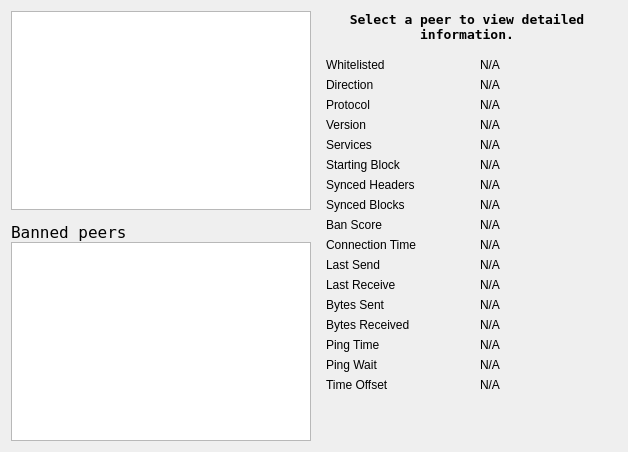
     <widget class="QWidget" name="tab_peers">
      <attribute name="title">
       <string>&amp;Peers</string>
      </attribute>
      <layout class="QGridLayout" name="gridLayout_2">
       <item row="0" column="0" rowspan="2">
        <layout class="QVBoxLayout" name="verticalLayout_101">
         <property name="spacing">
          <number>0</number>
         </property>
         <item>
          <widget class="QTableView" name="peerWidget">
           <property name="horizontalScrollBarPolicy">
            <enum>Qt::ScrollBarAsNeeded</enum>
           </property>
           <property name="sortingEnabled">
            <bool>true</bool>
           </property>
           <attribute name="horizontalHeaderHighlightSections">
            <bool>false</bool>
           </attribute>
          </widget>
         </item>
         <item>
          <widget class="QLabel" name="banHeading">
           <property name="sizePolicy">
            <sizepolicy hsizetype="Preferred" vsizetype="Minimum">
             <horstretch>0</horstretch>
             <verstretch>0</verstretch>
            </sizepolicy>
           </property>
           <property name="minimumSize">
            <size>
             <width>300</width>
             <height>32</height>
            </size>
           </property>
           <property name="maximumSize">
            <size>
             <width>16777215</width>
             <height>32</height>
            </size>
           </property>
           <property name="font">
            <font>
             <family>Andale Mono</family>
             <pointsize>12</pointsize>
            </font>
           </property>
           <property name="cursor">
            <cursorShape>IBeamCursor</cursorShape>
           </property>
           <property name="text">
            <string>Banned peers</string>
           </property>
           <property name="alignment">
            <set>Qt::AlignBottom|Qt::AlignLeading|Qt::AlignLeft</set>
           </property>
           <property name="wordWrap">
            <bool>true</bool>
           </property>
           <property name="textInteractionFlags">
            <set>Qt::NoTextInteraction</set>
           </property>
          </widget>
         </item>
         <item>
          <widget class="QTableView" name="banlistWidget">
           <property name="sizePolicy">
            <sizepolicy hsizetype="Expanding" vsizetype="Expanding">
             <horstretch>0</horstretch>
             <verstretch>0</verstretch>
            </sizepolicy>
           </property>
           <property name="horizontalScrollBarPolicy">
            <enum>Qt::ScrollBarAsNeeded</enum>
           </property>
           <property name="sortingEnabled">
            <bool>true</bool>
           </property>
           <attribute name="horizontalHeaderHighlightSections">
            <bool>false</bool>
           </attribute>
          </widget>
         </item>
        </layout>
       </item>
       <item row="0" column="1">
        <widget class="QLabel" name="peerHeading">
         <property name="sizePolicy">
          <sizepolicy hsizetype="Preferred" vsizetype="Minimum">
           <horstretch>0</horstretch>
           <verstretch>0</verstretch>
          </sizepolicy>
         </property>
         <property name="minimumSize">
          <size>
           <width>300</width>
           <height>32</height>
          </size>
         </property>
         <property name="font">
          <font>
           <family>Andale Mono</family>
           <pointsize>10</pointsize>
           <weight>75</weight>
           <bold>true</bold>
          </font>
         </property>
         <property name="cursor">
          <cursorShape>IBeamCursor</cursorShape>
         </property>
         <property name="text">
          <string>Select a peer to view detailed information.</string>
         </property>
         <property name="alignment">
          <set>Qt::AlignCenter</set>
         </property>
         <property name="wordWrap">
          <bool>true</bool>
         </property>
         <property name="textInteractionFlags">
          <set>Qt::LinksAccessibleByMouse|Qt::TextSelectableByKeyboard|Qt::TextSelectableByMouse</set>
         </property>
        </widget>
       </item>
       <item row="1" column="1">
        <widget class="QWidget" name="detailWidget" native="true">
         <property name="minimumSize">
          <size>
           <width>300</width>
           <height>0</height>
          </size>
         </property>
         <layout class="QGridLayout" name="gridLayout_3">
          <item row="0" column="0">
           <widget class="QLabel" name="label_30">
            <property name="text">
             <string>Whitelisted</string>
            </property>
           </widget>
          </item>
          <item row="0" column="2">
           <widget class="QLabel" name="peerWhitelisted">
            <property name="cursor">
             <cursorShape>IBeamCursor</cursorShape>
            </property>
            <property name="text">
             <string>N/A</string>
            </property>
            <property name="textFormat">
             <enum>Qt::PlainText</enum>
            </property>
            <property name="textInteractionFlags">
             <set>Qt::LinksAccessibleByMouse|Qt::TextSelectableByKeyboard|Qt::TextSelectableByMouse</set>
            </property>
           </widget>
          </item>
          <item row="1" column="0">
           <widget class="QLabel" name="label_23">
            <property name="text">
             <string>Direction</string>
            </property>
           </widget>
          </item>
          <item row="1" column="2">
           <widget class="QLabel" name="peerDirection">
            <property name="cursor">
             <cursorShape>IBeamCursor</cursorShape>
            </property>
            <property name="text">
             <string>N/A</string>
            </property>
            <property name="textFormat">
             <enum>Qt::PlainText</enum>
            </property>
            <property name="textInteractionFlags">
             <set>Qt::LinksAccessibleByMouse|Qt::TextSelectableByKeyboard|Qt::TextSelectableByMouse</set>
            </property>
           </widget>
          </item>
          <item row="2" column="0">
           <widget class="QLabel" name="label_21">
            <property name="text">
             <string>Protocol</string>
            </property>
           </widget>
          </item>
          <item row="2" column="2">
           <widget class="QLabel" name="peerVersion">
            <property name="cursor">
             <cursorShape>IBeamCursor</cursorShape>
            </property>
            <property name="text">
             <string>N/A</string>
            </property>
            <property name="textFormat">
             <enum>Qt::PlainText</enum>
            </property>
            <property name="textInteractionFlags">
             <set>Qt::LinksAccessibleByMouse|Qt::TextSelectableByKeyboard|Qt::TextSelectableByMouse</set>
            </property>
           </widget>
          </item>
          <item row="3" column="0">
           <widget class="QLabel" name="label_28">
            <property name="text">
             <string>Version</string>
            </property>
           </widget>
          </item>
          <item row="3" column="2">
           <widget class="QLabel" name="peerSubversion">
            <property name="cursor">
             <cursorShape>IBeamCursor</cursorShape>
            </property>
            <property name="text">
             <string>N/A</string>
            </property>
            <property name="textFormat">
             <enum>Qt::PlainText</enum>
            </property>
            <property name="textInteractionFlags">
             <set>Qt::LinksAccessibleByMouse|Qt::TextSelectableByKeyboard|Qt::TextSelectableByMouse</set>
            </property>
           </widget>
          </item>
          <item row="4" column="0">
           <widget class="QLabel" name="label_4">
            <property name="text">
             <string>Services</string>
            </property>
           </widget>
          </item>
          <item row="4" column="2">
           <widget class="QLabel" name="peerServices">
            <property name="cursor">
             <cursorShape>IBeamCursor</cursorShape>
            </property>
            <property name="text">
             <string>N/A</string>
            </property>
            <property name="textFormat">
             <enum>Qt::PlainText</enum>
            </property>
            <property name="textInteractionFlags">
             <set>Qt::LinksAccessibleByMouse|Qt::TextSelectableByKeyboard|Qt::TextSelectableByMouse</set>
            </property>
           </widget>
          </item>
          <item row="5" column="0">
           <widget class="QLabel" name="label_29">
            <property name="text">
             <string>Starting Block</string>
            </property>
           </widget>
          </item>
          <item row="5" column="2">
           <widget class="QLabel" name="peerHeight">
            <property name="cursor">
             <cursorShape>IBeamCursor</cursorShape>
            </property>
            <property name="text">
             <string>N/A</string>
            </property>
            <property name="textFormat">
             <enum>Qt::PlainText</enum>
            </property>
            <property name="textInteractionFlags">
             <set>Qt::LinksAccessibleByMouse|Qt::TextSelectableByKeyboard|Qt::TextSelectableByMouse</set>
            </property>
           </widget>
          </item>
          <item row="6" column="0">
           <widget class="QLabel" name="label_27">
            <property name="text">
             <string>Synced Headers</string>
            </property>
           </widget>
          </item>
          <item row="6" column="2">
           <widget class="QLabel" name="peerSyncHeight">
            <property name="cursor">
             <cursorShape>IBeamCursor</cursorShape>
            </property>
            <property name="text">
             <string>N/A</string>
            </property>
            <property name="textFormat">
             <enum>Qt::PlainText</enum>
            </property>
            <property name="textInteractionFlags">
             <set>Qt::LinksAccessibleByMouse|Qt::TextSelectableByKeyboard|Qt::TextSelectableByMouse</set>
            </property>
           </widget>
          </item>
          <item row="7" column="0">
           <widget class="QLabel" name="label_25">
            <property name="text">
             <string>Synced Blocks</string>
            </property>
           </widget>
          </item>
          <item row="7" column="2">
           <widget class="QLabel" name="peerCommonHeight">
            <property name="cursor">
             <cursorShape>IBeamCursor</cursorShape>
            </property>
            <property name="text">
             <string>N/A</string>
            </property>
            <property name="textFormat">
             <enum>Qt::PlainText</enum>
            </property>
            <property name="textInteractionFlags">
             <set>Qt::LinksAccessibleByMouse|Qt::TextSelectableByKeyboard|Qt::TextSelectableByMouse</set>
            </property>
           </widget>
          </item>
          <item row="8" column="0">
           <widget class="QLabel" name="label_24">
            <property name="text">
             <string>Ban Score</string>
            </property>
           </widget>
          </item>
          <item row="8" column="2">
           <widget class="QLabel" name="peerBanScore">
            <property name="cursor">
             <cursorShape>IBeamCursor</cursorShape>
            </property>
            <property name="text">
             <string>N/A</string>
            </property>
            <property name="textFormat">
             <enum>Qt::PlainText</enum>
            </property>
            <property name="textInteractionFlags">
             <set>Qt::LinksAccessibleByMouse|Qt::TextSelectableByKeyboard|Qt::TextSelectableByMouse</set>
            </property>
           </widget>
          </item>
          <item row="9" column="0">
           <widget class="QLabel" name="label_22">
            <property name="text">
             <string>Connection Time</string>
            </property>
           </widget>
          </item>
          <item row="9" column="2">
           <widget class="QLabel" name="peerConnTime">
            <property name="cursor">
             <cursorShape>IBeamCursor</cursorShape>
            </property>
            <property name="text">
             <string>N/A</string>
            </property>
            <property name="textFormat">
             <enum>Qt::PlainText</enum>
            </property>
            <property name="textInteractionFlags">
             <set>Qt::LinksAccessibleByMouse|Qt::TextSelectableByKeyboard|Qt::TextSelectableByMouse</set>
            </property>
           </widget>
          </item>
          <item row="10" column="0">
           <widget class="QLabel" name="label_15">
            <property name="text">
             <string>Last Send</string>
            </property>
           </widget>
          </item>
          <item row="10" column="2">
           <widget class="QLabel" name="peerLastSend">
            <property name="cursor">
             <cursorShape>IBeamCursor</cursorShape>
            </property>
            <property name="text">
             <string>N/A</string>
            </property>
            <property name="textFormat">
             <enum>Qt::PlainText</enum>
            </property>
            <property name="textInteractionFlags">
             <set>Qt::LinksAccessibleByMouse|Qt::TextSelectableByKeyboard|Qt::TextSelectableByMouse</set>
            </property>
           </widget>
          </item>
          <item row="11" column="0">
           <widget class="QLabel" name="label_19">
            <property name="text">
             <string>Last Receive</string>
            </property>
           </widget>
          </item>
          <item row="11" column="2">
           <widget class="QLabel" name="peerLastRecv">
            <property name="cursor">
             <cursorShape>IBeamCursor</cursorShape>
            </property>
            <property name="text">
             <string>N/A</string>
            </property>
            <property name="textFormat">
             <enum>Qt::PlainText</enum>
            </property>
            <property name="textInteractionFlags">
             <set>Qt::LinksAccessibleByMouse|Qt::TextSelectableByKeyboard|Qt::TextSelectableByMouse</set>
            </property>
           </widget>
          </item>
          <item row="12" column="0">
           <widget class="QLabel" name="label_18">
            <property name="text">
             <string>Bytes Sent</string>
            </property>
           </widget>
          </item>
          <item row="12" column="2">
           <widget class="QLabel" name="peerBytesSent">
            <property name="cursor">
             <cursorShape>IBeamCursor</cursorShape>
            </property>
            <property name="text">
             <string>N/A</string>
            </property>
            <property name="textFormat">
             <enum>Qt::PlainText</enum>
            </property>
            <property name="textInteractionFlags">
             <set>Qt::LinksAccessibleByMouse|Qt::TextSelectableByKeyboard|Qt::TextSelectableByMouse</set>
            </property>
           </widget>
          </item>
          <item row="13" column="0">
           <widget class="QLabel" name="label_20">
            <property name="text">
             <string>Bytes Received</string>
            </property>
           </widget>
          </item>
          <item row="13" column="2">
           <widget class="QLabel" name="peerBytesRecv">
            <property name="cursor">
             <cursorShape>IBeamCursor</cursorShape>
            </property>
            <property name="text">
             <string>N/A</string>
            </property>
            <property name="textFormat">
             <enum>Qt::PlainText</enum>
            </property>
            <property name="textInteractionFlags">
             <set>Qt::LinksAccessibleByMouse|Qt::TextSelectableByKeyboard|Qt::TextSelectableByMouse</set>
            </property>
           </widget>
          </item>
          <item row="14" column="0">
           <widget class="QLabel" name="label_26">
            <property name="text">
             <string>Ping Time</string>
            </property>
           </widget>
          </item>
          <item row="14" column="2">
           <widget class="QLabel" name="peerPingTime">
            <property name="cursor">
             <cursorShape>IBeamCursor</cursorShape>
            </property>
            <property name="text">
             <string>N/A</string>
            </property>
            <property name="textFormat">
             <enum>Qt::PlainText</enum>
            </property>
            <property name="textInteractionFlags">
             <set>Qt::LinksAccessibleByMouse|Qt::TextSelectableByKeyboard|Qt::TextSelectableByMouse</set>
            </property>
           </widget>
          </item>
          <item row="15" column="0">
           <widget class="QLabel" name="peerPingWaitLabel">
            <property name="toolTip">
             <string>The duration of a currently outstanding ping.</string>
            </property>
            <property name="text">
             <string>Ping Wait</string>
            </property>
           </widget>
          </item>
          <item row="15" column="2">
           <widget class="QLabel" name="peerPingWait">
            <property name="cursor">
             <cursorShape>IBeamCursor</cursorShape>
            </property>
            <property name="text">
             <string>N/A</string>
            </property>
            <property name="textFormat">
             <enum>Qt::PlainText</enum>
            </property>
            <property name="textInteractionFlags">
             <set>Qt::LinksAccessibleByMouse|Qt::TextSelectableByKeyboard|Qt::TextSelectableByMouse</set>
            </property>
           </widget>
          </item>
          <item row="16" column="0">
           <widget class="QLabel" name="label_timeoffset">
            <property name="text">
             <string>Time Offset</string>
            </property>
           </widget>
          </item>
          <item row="16" column="2">
           <widget class="QLabel" name="timeoffset">
            <property name="cursor">
             <cursorShape>IBeamCursor</cursorShape>
            </property>
            <property name="text">
             <string>N/A</string>
            </property>
            <property name="textFormat">
             <enum>Qt::PlainText</enum>
            </property>
            <property name="textInteractionFlags">
             <set>Qt::LinksAccessibleByMouse|Qt::TextSelectableByKeyboard|Qt::TextSelectableByMouse</set>
            </property>
           </widget>
          </item>
          <item row="17" column="1">
           <spacer name="verticalSpacer_3">
            <property name="orientation">
             <enum>Qt::Vertical</enum>
            </property>
            <property name="sizeHint" stdset="0">
             <size>
              <width>20</width>
              <height>40</height>
             </size>
            </property>
           </spacer>
          </item>
         </layout>
        </widget>
       </item>
      </layout>
     </widget>
